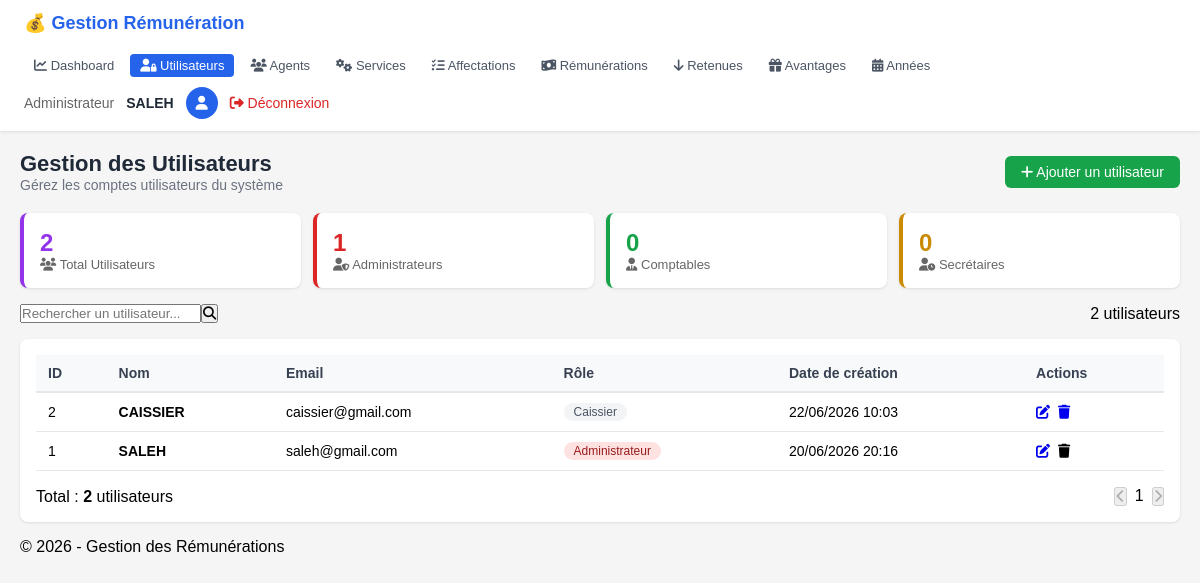
Screenshot of /pages/utilisateurs/index.php (signed in) with the database file from the repository.
### tables this page shows
CREATE TABLE `utilisateur` (
  `id` int(11) NOT NULL,
  `nom` varchar(100) DEFAULT NULL,
  `email` varchar(100) DEFAULT NULL,
  `mot_de_passe` varchar(255) DEFAULT NULL,
  `role` varchar(255) NOT NULL,
  `date_creation` timestamp NOT NULL DEFAULT current_timestamp()
);

### Classes/Utilisateur.php (called while the page is built, shortened)
<?php
require_once __DIR__ . '/../Config/Database.php';
class Utilisateur {
    private $id;
    private $nom;
    private $email;
    private $role;
    private $date_creation;
    public function __construct(
        $nom = null,
        $email = null,
        $mot_de_passe = null,
        $role = null,
        $date_creation = null,
        $id = null
    ) {
        $this->id = $id;
        $this->nom = $nom;
        $this->email = $email;
        $this->role = $role;
        $this->date_creation = $date_creation;
    }
    public function getId() {
        return $this->id;
    }
    public function getNom() {
        return $this->nom;
    }
    public function getEmail() {
        return $this->email;
    }
    public function getRole() {
        return $this->role;
    }
    public function getDateCreation() {
        return $this->date_creation;
    }
    public static function getAll($search = '') {
        $db = Database::getInstance();
        $sql = "SELECT * FROM utilisateur";
        $params = [];
        $sql .= " ORDER BY nom";
        try {
            $stmt = $db->prepare($sql);
            $stmt->execute();
            $users = [];
            while ($row = $stmt->fetch(PDO::FETCH_ASSOC)) {
                $users[] = new self(
                    $row['nom'],
                    $row['email'],
                    $row['mot_de_passe'],
                    $row['role'],
                    $row['date_creation'],
                    $row['id']
                );
            }
            return $users;
        } catch (PDOException $e) {
            error_log("Erreur lors de la récupération : " . $e->getMessage());
            return [];
        }
    }
    public static function getByRole($role) {
        $db = Database::getInstance();
        $sql = "SELECT * FROM utilisateur WHERE role = :role ORDER BY nom";
        try {
            $stmt = $db->prepare($sql);
            $stmt->bindParam(':role', $role);
            $stmt->execute();
            $users = [];
            while ($row = $stmt->fetch(PDO::FETCH_ASSOC)) {
                $users[] = new self(
                    $row['nom'],
                    $row['email'],
                    $row['mot_de_passe'],
                    $row['role'],
                    $row['date_creation'],
                    $row['id']
                );
            }
            return $users;
        } catch (PDOException $e) {
            error_log("Erreur lors de la récupération : " . $e->getMessage());
            return [];
        }
    }
}
?>

### Config/Database.php (called while the page is built, shortened)
<?php
class Database {
    private static $host = 'localhost';
    private static $db_name = 'gestion_remuneration';
    private static $user = 'root';
    private static $password = '';
    private static $conn;
    public static function connect() {
        self::$conn = null;
        try {
            $dsn = 'mysql:host=' . self::$host . ';dbname=' . self::$db_name . ';charset=utf8';
            self::$conn = new PDO($dsn, self::$user, self::$password);
            self::$conn->setAttribute(PDO::ATTR_ERRMODE, PDO::ERRMODE_EXCEPTION);
        } catch (PDOException $e) {
            die('Erreur de connexion : ' . $e->getMessage());
        }
        return self::$conn;
    }
    public static function getInstance() {
        return self::$conn;
    }
}
?>

### pages/utilisateurs/index.php (the view, shortened to what this page needs)
<?php
require_once __DIR__ . '/../../Config/Database.php';
require_once __DIR__ . '/../../Classes/Utilisateur.php';
$search = $_GET['search'] ?? '';
$users = Utilisateur::getAll($search);
$totalUsers = count($users);
$admins = count(Utilisateur::getByRole('Administrateur'));
$comptables = count(Utilisateur::getByRole('Comptable'));
$secretaires = count(Utilisateur::getByRole('Secretaire'));
$role = $_SESSION['user_role'] ?? 'Invité';
$username = $_SESSION['nom'] ?? $_SESSION['username'] ?? 'Utilisateur';
?>
<!DOCTYPE html>
<html lang="fr">
<head>
    <link rel="stylesheet" href="https://cdnjs.cloudflare.com/ajax/libs/font-awesome/6.4.0/css/all.min.css">
</head>
<body>
<div class="header">
    <div class="header-left">
        <h1>💰 Gestion Rémunération</h1>
        <div class="nav-links">
            <a href="../../Dashboard.php"><i class="fas fa-chart-line"></i> Dashboard</a>
            <a href="index.php" class="active"><i class="fas fa-user-lock"></i> Utilisateurs</a>
            <a href="../agents/index.php"><i class="fas fa-users"></i> Agents</a>
            <a href="../services/index.php"><i class="fas fa-cogs"></i> Services</a>
            <a href="../affectations/index.php"><i class="fas fa-tasks"></i> Affectations</a>
            <a href="../remunerations/index.php"><i class="fas fa-money-bill-wave"></i> Rémunérations</a>
            <a href="../retenues/index.php"><i class="fas fa-arrow-down"></i> Retenues</a>
            <a href="../avantages/index.php"><i class="fas fa-gift"></i> Avantages</a>
            <a href="../avantages/AnneeScolaire.php"><i class="fas fa-calendar-alt"></i> Années</a>
        </div>
    </div>
    <div class="header-right">
        <span class="role"><?php echo htmlspecialchars($role); ?></span>
        <span class="username"><?php echo htmlspecialchars($username); ?></span>
        <div class="avatar"><i class="fas fa-user"></i></div>
        <a href="../../logout.php" class="logout"><i class="fas fa-sign-out-alt"></i> Déconnexion</a>
    </div>
</div>
<div class="container">
    <div class="top">
        <div>
            <h2>Gestion des Utilisateurs</h2>
            <p>Gérez les comptes utilisateurs du système</p>
        </div>
        <a href="add.php" class="btn btn-success"><i class="fas fa-plus"></i> Ajouter un utilisateur</a>
    </div>
    <div class="grid-4">
        <div class="card border-purple">
            <div class="number text-purple"><?php echo $totalUsers; ?></div>
            <div class="label"><i class="fas fa-users"></i> Total Utilisateurs</div>
        </div>
        <div class="card border-red">
            <div class="number text-red"><?php echo $admins; ?></div>
            <div class="label"><i class="fas fa-user-shield"></i> Administrateurs</div>
        </div>
        <div class="card border-green">
            <div class="number text-green"><?php echo $comptables; ?></div>
            <div class="label"><i class="fas fa-user-tie"></i> Comptables</div>
        </div>
        <div class="card border-yellow">
            <div class="number text-yellow"><?php echo $secretaires; ?></div>
            <div class="label"><i class="fas fa-user-clock"></i> Secrétaires</div>
        </div>
    </div>
    <div class="flex flex-wrap items-center justify-between gap-3 mb-4">
        <form method="GET" class="flex">
            <input type="text" name="search" value="<?php echo htmlspecialchars($search); ?>"
                   placeholder="Rechercher un utilisateur..."
                   class="px-4 py-2 border border-gray-300 rounded-l-lg focus:outline-none focus:border-blue-500 w-64">
            <button type="submit" class="bg-blue-600 hover:bg-blue-700 text-white px-4 py-2 rounded-r-lg transition">
                <i class="fas fa-search"></i>
            </button>
        </form>
        <span class="text-sm text-gray-500"><?php echo $totalUsers; ?> utilisateur<?php echo $totalUsers > 1 ? 's' : ''; ?></span>
    </div>
    <div class="card">
        <div class="table-wrap">
            <table>
                <thead>
                    <tr>
                        <th>ID</th>
                        <th>Nom</th>
                        <th>Email</th>
                        <th>Rôle</th>
                        <th>Date de création</th>
                        <th>Actions</th>
                    </tr>
                </thead>
                <tbody>
                    <?php if (empty($users)): ?>
                    <tr>
                        <td colspan="6" class="empty">
                            <i class="fas fa-inbox"></i>
                            Aucun utilisateur trouvé
                        </td>
                    </tr>
                    <?php else: ?>
                        <?php foreach ($users as $user): ?>
                        <tr>
                            <td><?php echo $user->getId(); ?></td>
                            <td><strong><?php echo htmlspecialchars($user->getNom()); ?></strong></td>
                            <td><?php echo htmlspecialchars($user->getEmail()); ?></td>
                            <td>
                                <?php
                                $roleUser = $user->getRole();
                                $color = 'gray';
                                if ($roleUser === 'Administrateur') $color = 'red';
                                elseif ($roleUser === 'Comptable') $color = 'green';
                                elseif ($roleUser === 'Secretaire') $color = 'yellow';
                                ?>
                                <span class="tag tag-<?php echo $color; ?>"><?php echo htmlspecialchars($roleUser); ?></span>
                            </td>
                            <td><?php echo date('d/m/Y H:i', strtotime($user->getDateCreation())); ?></td>
                            <td>
                                <div class="flex gap-2">
                                    <a href="edit.php?id=<?php echo $user->getId(); ?>"
                                       class="text-blue-600 hover:text-blue-800" title="Modifier">
                                        <i class="fas fa-edit"></i>
                                    </a>
                                    <?php if ($user->getId() !== $_SESSION['user_id']): ?>
                                    <a href="delete.php?id=<?php echo $user->getId(); ?>"
                                       class="text-red-600 hover:text-red-800" title="Supprimer"
                                       onclick="return confirm('Êtes-vous sûr de vouloir supprimer cet utilisateur ?')">
                                        <i class="fas fa-trash"></i>
                                    </a>
                                    <?php else: ?>
                                    <span class="text-gray-400" title="Vous ne pouvez pas vous supprimer vous-même">
                                        <i class="fas fa-trash"></i>
                                    </span>
                                    <?php endif; ?>
                                </div>
                            </td>
                        </tr>
                        <?php endforeach; ?>
                    <?php endif; ?>
                </tbody>
            </table>
        </div>
        <div class="mt-4 flex justify-between items-center text-sm text-gray-500">
            <span>Total : <strong><?php echo $totalUsers; ?></strong> utilisateur<?php echo $totalUsers > 1 ? 's' : ''; ?></span>
            <div class="flex gap-2">
                <button class="px-3 py-1 border border-gray-300 rounded text-sm hover:bg-gray-100 transition" disabled>
                    <i class="fas fa-chevron-left"></i>
                </button>
                <span class="px-3 py-1 bg-blue-600 text-white rounded text-sm">1</span>
                <button class="px-3 py-1 border border-gray-300 rounded text-sm hover:bg-gray-100 transition" disabled>
                    <i class="fas fa-chevron-right"></i>
                </button>
            </div>
        </div>
    </div>
    <div class="mt-4 text-center text-xs text-gray-400">
        © <?php echo date('Y'); ?> - Gestion des Rémunérations
    </div>
</div>
</body>
</html>

### pages/utilisateurs/index.php (style rules this page uses)
* { margin: 0; padding: 0; box-sizing: border-box; }
body { font-family: Arial, sans-serif; background: #f5f5f5; }
.header { background: white; padding: 12px 24px; display: flex; justify-content: space-between; align-items: center; box-shadow: 0 1px 3px rgba(0,0,0,0.1); flex-wrap: wrap; gap: 10px; }
.header-left { display: flex; align-items: center; gap: 20px; flex-wrap: wrap; }
.header-left h1 { color: #2563eb; font-size: 18px; }
.nav-links { display: flex; gap: 6px; flex-wrap: wrap; }
.nav-links a { color: #4b5563; text-decoration: none; font-size: 13px; padding: 4px 10px; border-radius: 4px; transition: 0.2s; }
.nav-links a.active { background: #2563eb; color: white; }
.header-right { display: flex; align-items: center; gap: 12px; flex-wrap: wrap; }
.header-right .role { color: #666; font-size: 14px; }
.header-right .username { font-weight: 600; color: #1f2937; font-size: 14px; }
.header-right .avatar { width: 32px; height: 32px; background: #2563eb; border-radius: 50%; display: flex; align-items: center; justify-content: center; color: white; font-size: 14px; }
.header-right .logout { color: #dc2626; text-decoration: none; font-size: 14px; }
.container { max-width: 1280px; margin: 0 auto; padding: 20px; }
.top { display: flex; justify-content: space-between; align-items: center; margin-bottom: 20px; flex-wrap: wrap; gap: 10px; }
.top h2 { color: #1f2937; font-size: 22px; }
.top p { color: #6b7280; font-size: 14px; }
.grid-4 { display: grid; grid-template-columns: repeat(auto-fit, minmax(150px, 1fr)); gap: 12px; margin-bottom: 16px; }
.card { background: white; border-radius: 8px; padding: 16px; box-shadow: 0 1px 3px rgba(0,0,0,0.1); }
.card .number { font-size: 24px; font-weight: bold; }
.card .label { font-size: 13px; color: #666; }
.border-red { border-left: 4px solid #dc2626; }
.border-green { border-left: 4px solid #16a34a; }
.border-yellow { border-left: 4px solid #ca8a04; }
.border-purple { border-left: 4px solid #9333ea; }
.text-red { color: #dc2626; }
.text-green { color: #16a34a; }
.text-yellow { color: #ca8a04; }
.text-purple { color: #9333ea; }
.table-wrap { overflow-x: auto; }
table { width: 100%; border-collapse: collapse; font-size: 14px; }
th { text-align: left; padding: 10px 12px; background: #f8f9fa; border-bottom: 2px solid #e5e7eb; color: #374151; font-weight: 600; }
td { padding: 10px 12px; border-bottom: 1px solid #e5e7eb; }
.btn { background: #2563eb; color: white; padding: 8px 16px; border: none; border-radius: 6px; cursor: pointer; text-decoration: none; display: inline-block; font-size: 14px; }
.btn-success { background: #16a34a; }
.tag { display: inline-block; padding: 2px 10px; border-radius: 12px; font-size: 12px; }
.tag-red { background: #fee2e2; color: #991b1b; }
.tag-gray { background: #f3f4f6; color: #4b5563; }
.flex { display: flex; }
.items-center { align-items: center; }
.gap-3 { gap: 12px; }
.gap-2 { gap: 8px; }
.flex-wrap { flex-wrap: wrap; }
.justify-between { justify-content: space-between; }
.mt-4 { margin-top: 16px; }
.mb-4 { margin-bottom: 16px; }

### rows the page displays
utilisateur: id "2", nom "CAISSIER", email "caissier@gmail.com", role "Caissier", date_creation "22/06/2026 10:03"
utilisateur: id "1", nom "SALEH", email "saleh@gmail.com", role "Administrateur", date_creation "20/06/2026 20:16"

### other values shown
$role "Administrateur"
$username "SALEH"
$totalUsers "2"
$admins "1"
$comptables "0"
$secretaires "0"
